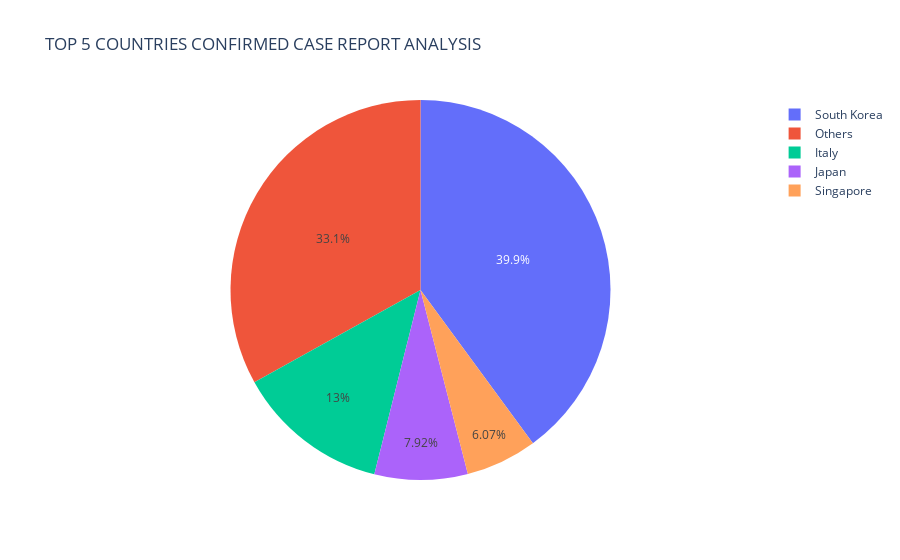

The cell this chart's notebook holds for it:
### Code cell
fig = px.pie(values=area, names=labels,title='TOP 5 COUNTRIES CONFIRMED CASE REPORT ANALYSIS',
             color=['#ff6348','#1e90ff','#2ed573','#3742fa','#747d8c'])
fig.show()

### Figure 1 — Plotly figure (JSON) as saved in the notebook; plotly's stock layout.template omitted (floating-point values rounded to 4 significant figures)
{"data": [{"customdata": [["#ff6348"], ["#1e90ff"], ["#2ed573"], ["#3742fa"], ["#747d8c"]], "domain": {"x": [0, 1], "y": [0, 1]}, "hovertemplate": "label=%{label}<br>value=%{value}<br>color=%{customdata[0]}<extra></extra>", "labels": ["South Korea", "Others", "Italy", "Japan", "Singapore"], "legendgroup": "", "marker": {"colors": ["#636efa", "#EF553B", "#00cc96", "#ab63fa", "#FFA15A"]}, "name": "", "showlegend": true, "type": "pie", "values": [12164, 10076, 3968, 2412, 1848]}], "layout": {"legend": {"tracegroupgap": 0}, "title": {"text": "TOP 5 COUNTRIES CONFIRMED CASE REPORT ANALYSIS"}}}
